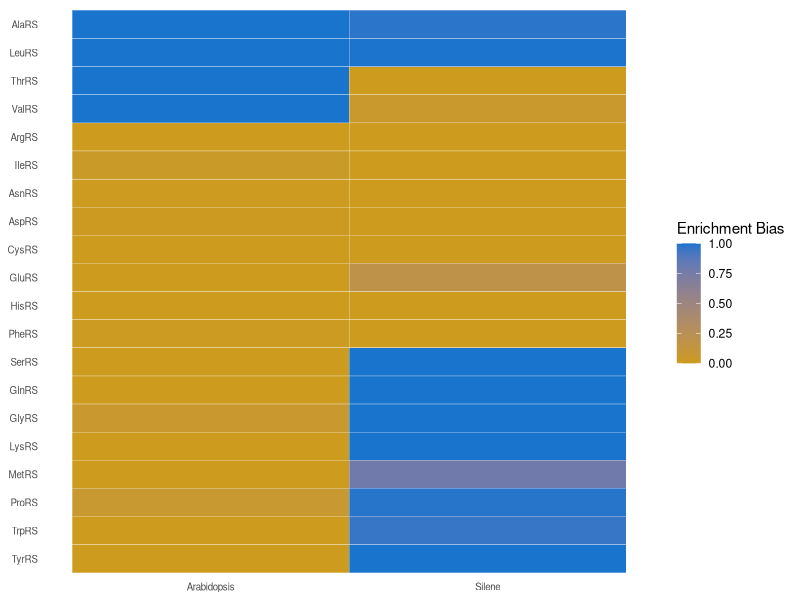
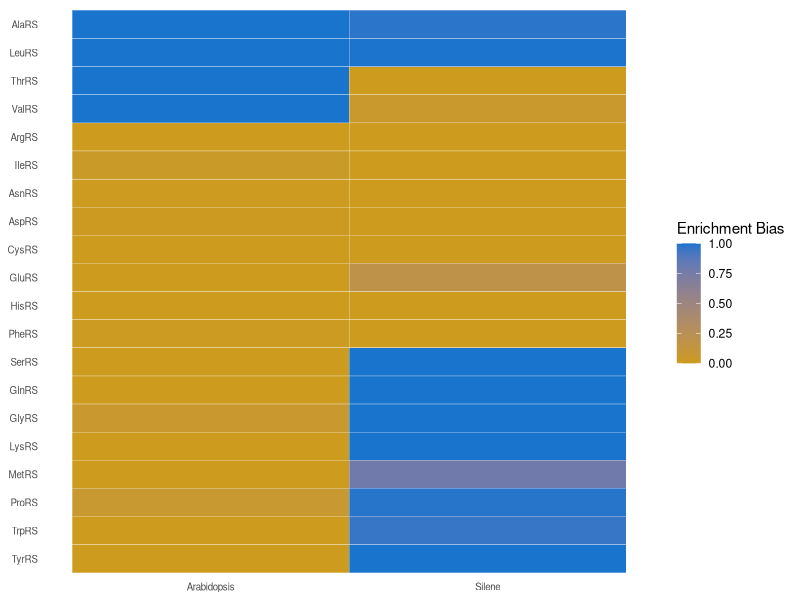

Source code (R) for these figures, in order:
library(tidyverse)


arabidopsis = read.csv("aars_enrichment.arabidopsis.withLFQ.noPF2.csv")
silene = read.csv("aars_enrichment.silene.LFQ.noPF.csv")

#treat ArgRS 3-way enzyme as organellar 
arabidopsis <- arabidopsis %>%
  mutate(Targeting = if_else(Targeting == "Cyto+Organellar" & Type == "ArgRS", "Organellar", Targeting))

arabidopsis$Targeting <- ifelse(startsWith(arabidopsis$Targeting, "Cyto"), "Cyto", "Organellar")
silene$Targeting <- ifelse(startsWith(silene$Targeting, "Cyto"), "Cyto", "Organellar")


arabidopsis_sum <- arabidopsis %>%
  group_by(Type, Targeting) %>%
  summarize(
    arabidopsis_mito_1 = sum(arabidopsis_mito_1, na.rm = TRUE),
    arabidopsis_mito_2 = sum(arabidopsis_mito_2, na.rm = TRUE),
    arabidopsis_nuclear_1 = sum(arabidopsis_nuclear_1, na.rm = TRUE),
    arabidopsis_nuclear_2 = sum(arabidopsis_nuclear_2, na.rm = TRUE),
    .groups = "drop"
  )

silene_sum <- silene %>%
  group_by(Type, Targeting) %>%
  summarize(
    conica_mito_1 = sum(conica_mito_1, na.rm = TRUE),
    conica_mito_2 = sum(conica_mito_2, na.rm = TRUE),
    conica_nuclear_1 = sum(conica_nuclear_1, na.rm = TRUE),
    conica_nuclear_2 = sum(conica_nuclear_2, na.rm = TRUE),
    .groups = "drop"
  )

arabidopsis_sum <- arabidopsis_sum %>%
  mutate(mito_sum = arabidopsis_mito_1 + arabidopsis_mito_2)
arabidopsis_sum <- arabidopsis_sum %>%
  mutate(leaf_sum = pmax(arabidopsis_nuclear_1 + arabidopsis_nuclear_2, 1))

silene_sum <- silene_sum %>%
  mutate(mito_sum = conica_mito_1 + conica_mito_2)
silene_sum <- silene_sum %>%
  mutate(leaf_sum = pmax(conica_nuclear_1 + conica_nuclear_2, 1))

combined_df <- bind_rows(
  arabidopsis_sum %>% mutate(species = "Arabidopsis"),
  silene_sum %>% mutate(species = "Silene")
)

combined_df <- combined_df %>% select(-arabidopsis_mito_1, -arabidopsis_mito_2, -arabidopsis_nuclear_1, -arabidopsis_nuclear_2, -conica_mito_1, -conica_mito_2, -conica_nuclear_1, -conica_nuclear_2)

combined_df <- combined_df %>%
  mutate(mito_enrich = mito_sum / leaf_sum)

write.csv(combined_df, "combined_df_LFQ.noPF.csv", row.names = FALSE)

combined_df <- combined_df %>% select(-mito_sum, -leaf_sum)


wide_df <- combined_df %>%
  pivot_wider(
    names_from = Targeting,
    values_from = mito_enrich,
    values_fill = 0
  )

wide_df <- wide_df %>%
  mutate(cyto_weight = replace(
    Cyto / (Cyto + Organellar),
    is.nan(Cyto / (Cyto + Organellar)),
    0
  ))

custom_order <- c(
  "AlaRS", "LeuRS", "ThrRS", "ValRS", 
  "ArgRS", "IleRS","AsnRS", "AspRS",
  "CysRS", "GluRS", "HisRS", "PheRS",
  "SerRS", "GlnRS", "GlyRS", "LysRS",
  "MetRS", "ProRS", "TrpRS", "TyrRS"
)

wide_df <- wide_df %>% mutate(Type = factor(Type, levels = rev(custom_order)))

ggplot(wide_df, aes(x = species, y = Type, fill = cyto_weight)) +
  geom_tile(color = "white") +
  scale_fill_gradient(
    low = "goldenrod3",
    high = "dodgerblue3",
    name = "Enrichment Bias"
  ) +
  theme_minimal() +
  theme(
    axis.text.x = element_text(size = 7),
    axis.text.y = element_text(size = 7),
    axis.title = element_blank(),
    panel.grid = element_blank()
  )

ggsave("aaRS_differential_enrichment.LFQ.noPF.pdf", width=3.25, height=4)
